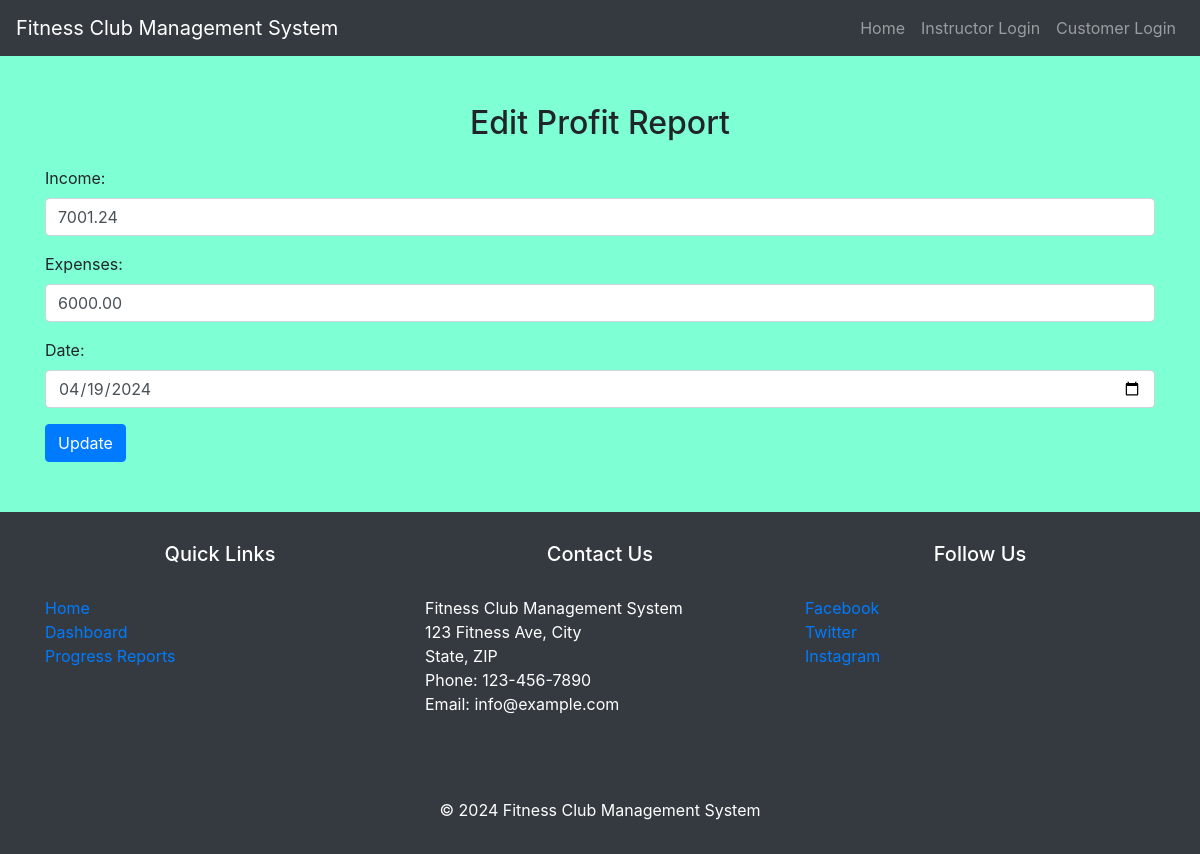
/profit-reports/1/edit/, run on the app's committed database.
### myapp/models.py (models this page shows, shortened)
class ProfitReport(models.Model):
    profit_report_id = models.AutoField(primary_key=True)
    income = models.DecimalField(max_digits=10, decimal_places=2, validators=[MinValueValidator(0)])
    expenses = models.DecimalField(max_digits=10, decimal_places=2, validators=[MinValueValidator(0)])
    profit = models.DecimalField(max_digits=10, decimal_places=2, validators=[MinValueValidator(0)], editable=False)
    date = models.DateField()

### myapp/views.py (the view)
# urls.py: path('profit-reports/<int:profit_report_id>/edit/', views.edit_profit_report, name='edit_profit_report'),
def edit_profit_report(request, profit_report_id):
    profit_report = get_object_or_404(ProfitReport, pk=profit_report_id)
    if request.method == 'POST':
        form = ProfitReportForm(request.POST, instance=profit_report)
        if form.is_valid():
            form.save()
            return redirect('profit_reports')
    else:
        form = ProfitReportForm(instance=profit_report)
    return render(request, 'edit_profit_report.html', {'form': form})

### myapp/forms.py
class ProfitReportForm(forms.ModelForm):
    class Meta:
        model = ProfitReport
        fields = ['income', 'expenses', 'date']
        widgets = {
            'date': forms.DateInput(attrs={'type': 'date', 'class': 'form-control'}),
            'income': forms.NumberInput(attrs={'class': 'form-control'}),
            'expenses': forms.NumberInput(attrs={'class': 'form-control'}),
        }

### myapp/templates/edit_profit_report.html (shortened to what this page needs)
{% extends 'base.html' %}
{% block content %}
    <div class="container mt-5">
        <h2 class="mb-4">Edit Profit Report</h2>
        <form method="post" class="needs-validation" novalidate>
            <div class="mb-3">
                {{ form.as_p }}
            </div>
            <button type="submit" class="btn btn-primary">Update</button>
        </form>
    </div>
{% endblock %}

### data on the page
ProfitReport: income "7001.24", expenses "6000.00", date "04/19/2024"
